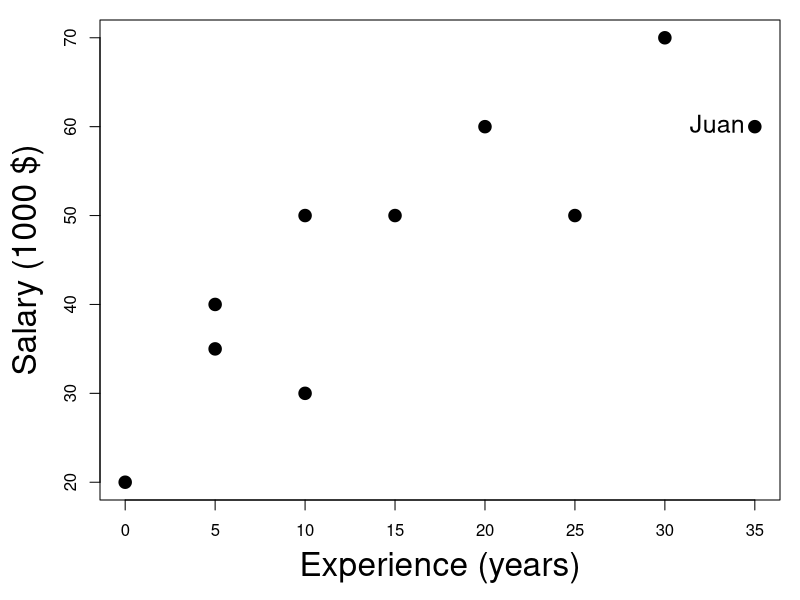

This chart was generated by the following R code:
#' ---
#' title: "06_1: Modern scatterplot"
#' author: "Michael Friendly"
#' date: "30 Oct 2021"
#' ---



workers <- read.csv(text = '
Name,Income,Experience,Skill,Gender
Abby,20,0,2,Female
Betty,35,5,5,Female
Charles,40,5,8,Male
Doreen,30,10,6,Female
Ethan,50,10,10,Male
Francie,50,15,7,Female
Georges,60,20,12,Male
Harry,50,25,10,Male
Isaac,70,30,15,Male
Juan,60,35,13,Male
', header = TRUE)
 


#folder <- "C:/Users/friendly/Dropbox/Documents/TOGS/ch06-scat/R"
#cd(folder)


png(filename = "workers.png", height=5, width=6, units="in", res=300)
#svg(filename = "workers.svg", height=5, width=6)

op <- par(mar=c(5,5,1,1))
plot(Income ~ Experience, data=workers, 
	pch=20, cex=2.5, cex.lab=2,
	xlab="Experience (years)",
	ylab="Salary (1000 $)")

text(workers$Experience[10], workers$Income[10], labels=workers$Name[10],
		pos=2, cex=1.5)

par(op)
dev.off()



